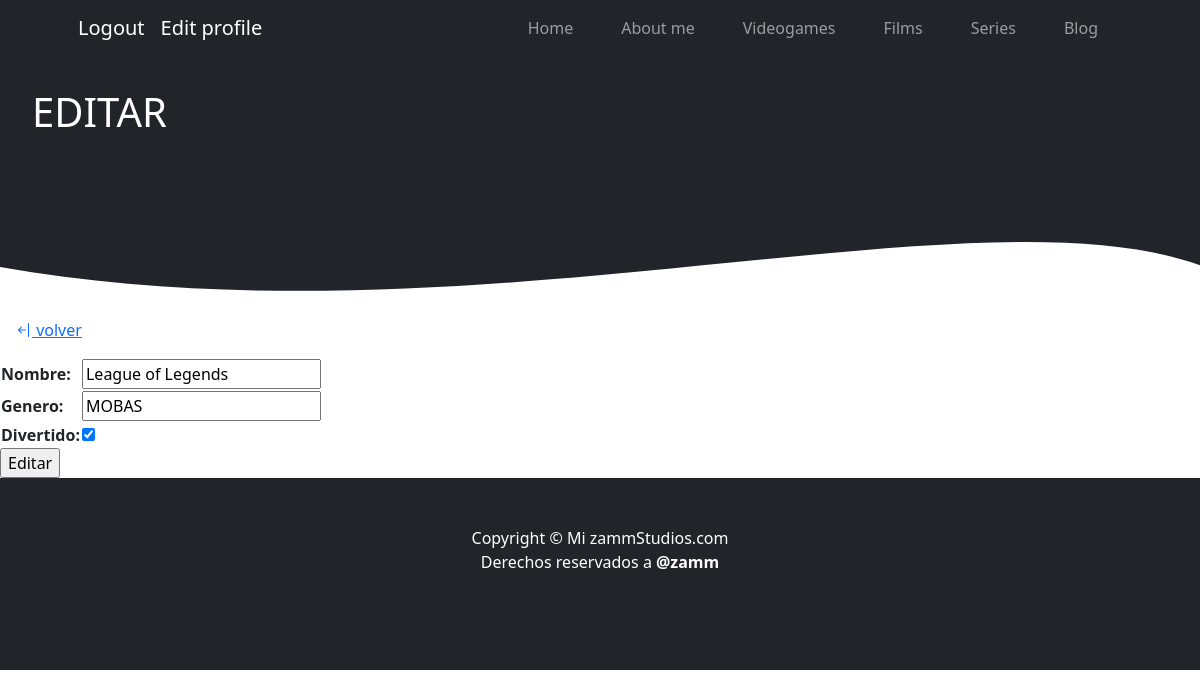
/entretenimiento/videojuegos/14/editar (signed in), run on the app's committed database.
### entretenimiento/models.py (models this page shows, shortened)
class VideoJuegos(models.Model):
    nombre = models.CharField(max_length=40)
    genero = models.CharField(max_length=20)
    divertido = models.BooleanField()
    contenido = RichTextField(blank=True, null=True)

### entretenimiento/views.py (the view)
# urls.py: path('videojuegos/<int:pk>/editar', views.EditarVideojuego.as_view() , name='editar_videojuego'),
class EditarVideojuego(LoginRequiredMixin, UpdateView):
    model = VideoJuegos
    success_url = '/entretenimiento/videojuegos/lista'
    fields = ['nombre', 'genero', 'divertido']

### entretenimiento/templates/entretenimiento/videojuegos_form.html (shortened to what this page needs)
{% extends 'index/index.html' %}
{% block header_block %}
    <div style='display: felx; background-color: #212529;'>
        <h1 style='justify-content: center; color: #fff; padding: 2rem; margin: 0;'>EDITAR</h1>
    </div>
    <div style="height: 150px; overflow: hidden;" ><svg viewBox="0 0 500 150" preserveAspectRatio="none" style="height: 100%; width: 100%;"><path d="M-95.65,35.05 C144.74,263.98 442.15,-48.83 526.80,134.72 L500.00,0.00 L0.00,0.00 Z" style="stroke: none; fill: #212529;"></path></svg></div>
{% endblock header_block %}
{% block body_block %}
    <p>
        <a href={% url 'lista_videojuegos' %} style='padding: 1rem;'><i class="bi bi-arrow-bar-left"></i> volver</a>
    </p>
    <form action='' %} method='post'>
        <table>
            {{form.as_table}}
        </table>
        <input type="submit" value='Editar'>
    </form>
{% endblock body_block %}

### data on the page
VideoJuegos: nombre "League of Legends", genero "MOBAS", divertido "☑"
